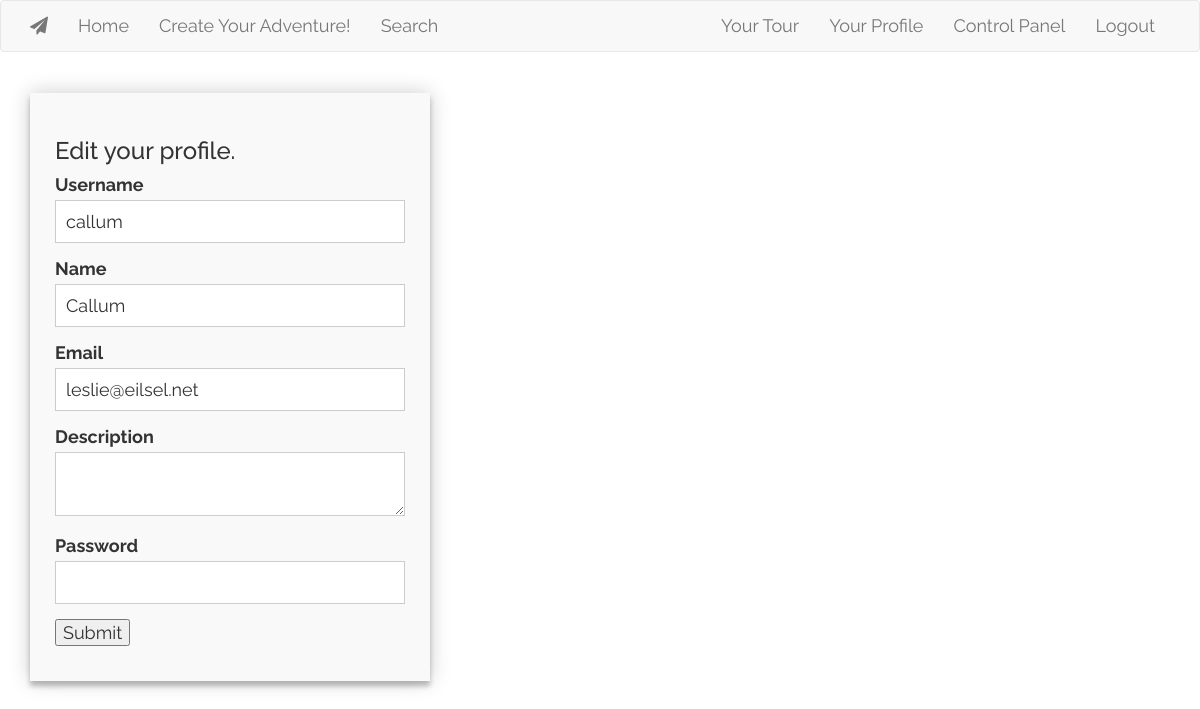
/editprofile/1 (signed in), run on the app's committed database.
### app/models.py (models this page shows, shortened)
class User(UserMixin, database.Model):
    id = database.Column(database.Integer, primary_key=True)
    username = database.Column(database.String(32), index=True, unique=True)
    name = database.Column((database.String(64)))
    email = database.Column(database.String(50), index=True, unique=True)
    password = database.Column(database.String(128))
    access = database.Column(database.String(10), default = '')
    description = database.Column(database.String(128))
    f_status = database.Column(database.Boolean, default = False)
    ratings = database.Column(database.Float)
    @classmethod
    def get_user(cls, user_id):
        return cls.query.get(user_id)

### app/routes.py (the view)
@app.route('/editprofile/<int:id>', methods = ['GET', 'POST'])
def editprofile(id):
    if not current_user.is_authenticated:
        flash('You need to login first!', 'warning')
        return redirect(url_for('login'))
    if current_user.id == id:
        user = User.get_user(id)
        form = EditProfile(curr_username = current_user.username, curr_email = current_user.email)
        if form.validate_on_submit():
            user.email = form.email.data
            user.username = form.username.data
            user.name = form.name.data
            user.description = form.description.data
            user.password = form.password.data
            database.session.commit()
            flash('Edited successfully.', 'success')
        elif request.method == 'GET':
            form.email.data = user.email
            form.username.data = user.username
            form.name.data = user.name
            form.description.data = user.description
    else:
        flash('Unauthorised', 'danger')
        return redirect(url_for('index'))
    return render_template('editprofile.html', id = current_user.id, user = user, form = form)

### app/forms.py (shortened to what this page needs)
class EditProfile(FlaskForm):
    username = StringField('Username', validators=[DataRequired()])
    name = StringField('Name', validators=[DataRequired()])
    email = StringField('Email', validators=[DataRequired(), Email()])
    description = TextAreaField('Description')
    password = PasswordField('Password', validators = [DataRequired()])
    submit = SubmitField('Submit')
    def __init__(self, curr_username, curr_email, *args, **kwargs):
        super(EditProfile, self).__init__(*args, **kwargs)
        self.curr_username = curr_username
        self.curr_email = curr_email

### app/models.py (called while the page is built)
@login.user_loader
def load_user(id):
    return User.query.get(int(id))

### app/templates/editprofile.html (shortened to what this page needs)
{% extends "base.html" %}
{% block app_content %}
<br>
    <form class = "formcontainer" action="" method="post">
        <h3 class = "form_class">Edit your profile.</h3>
        <fieldset>
            {{ form.username.label }}<br>
            {{ form.username(class_ = "simpleform")}}<br>
        </fieldset>
        <fieldset>
            {{ form.name.label }}<br>
            {{ form.name(class_ = "simpleform")}}<br>
        </fieldset>
        <fieldset>
            {{ form.email.label }}<br>
            {{ form.email(class_ = "simpleform")}}<br>
        </fieldset>
        <fieldset>
            {{ form.description.label }}<br>
            {{ form.description(class_ = "simpleform")}}<br>
        </fieldset>
        <fieldset>
            {{ form.password.label }}<br>
            {{ form.password(class_ = "simpleform")}}<br>
        </fieldset>
        <fieldset>{{ form.submit() }}</fieldset>
    </form>
{% endblock %}

### app/static/main.css (style rules this page uses)
body { font: 18px Raleway, sans-serif !important; }
form { background: #F9F9F9; padding: 25px; margin: 150px 0; box-shadow: 0 0 20px 0 rgba(0, 0, 0, 0.2), 0 5px 5px 0 rgba(0, 0, 0, 0.24); }
.formcontainer { max-width: 400px; width: 100%; margin: 0 auto; display: inline-block; position: relative; }
fieldset { border: medium none !important; margin: 0 0 10px; min-width: 100%; padding: 0; width: 100%; }
.simpleform { width: 100%; border: 1px solid #ccc; background: #FFF; margin: 0 0 5px; padding: 10px; }

### data on the page
User: username "callum", name "Callum", email "leslie@eilsel.net"
